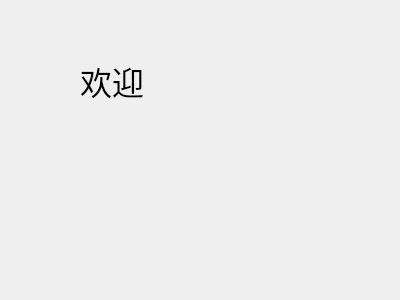
<?xml version="1.0" encoding="UTF-8"?>
<ui version="4.0">
 <class>Form</class>
 <widget class="QWidget" name="Form">
  <property name="geometry">
   <rect>
    <x>0</x>
    <y>0</y>
    <width>400</width>
    <height>300</height>
   </rect>
  </property>
  <property name="windowTitle">
   <string>Form</string>
  </property>
  <widget class="QLabel" name="label">
   <property name="geometry">
    <rect>
     <x>80</x>
     <y>40</y>
     <width>101</width>
     <height>81</height>
    </rect>
   </property>
   <property name="font">
    <font>
     <pointsize>24</pointsize>
    </font>
   </property>
   <property name="text">
    <string>欢迎</string>
   </property>
  </widget>
 </widget>
 <resources/>
 <connections/>
</ui>
